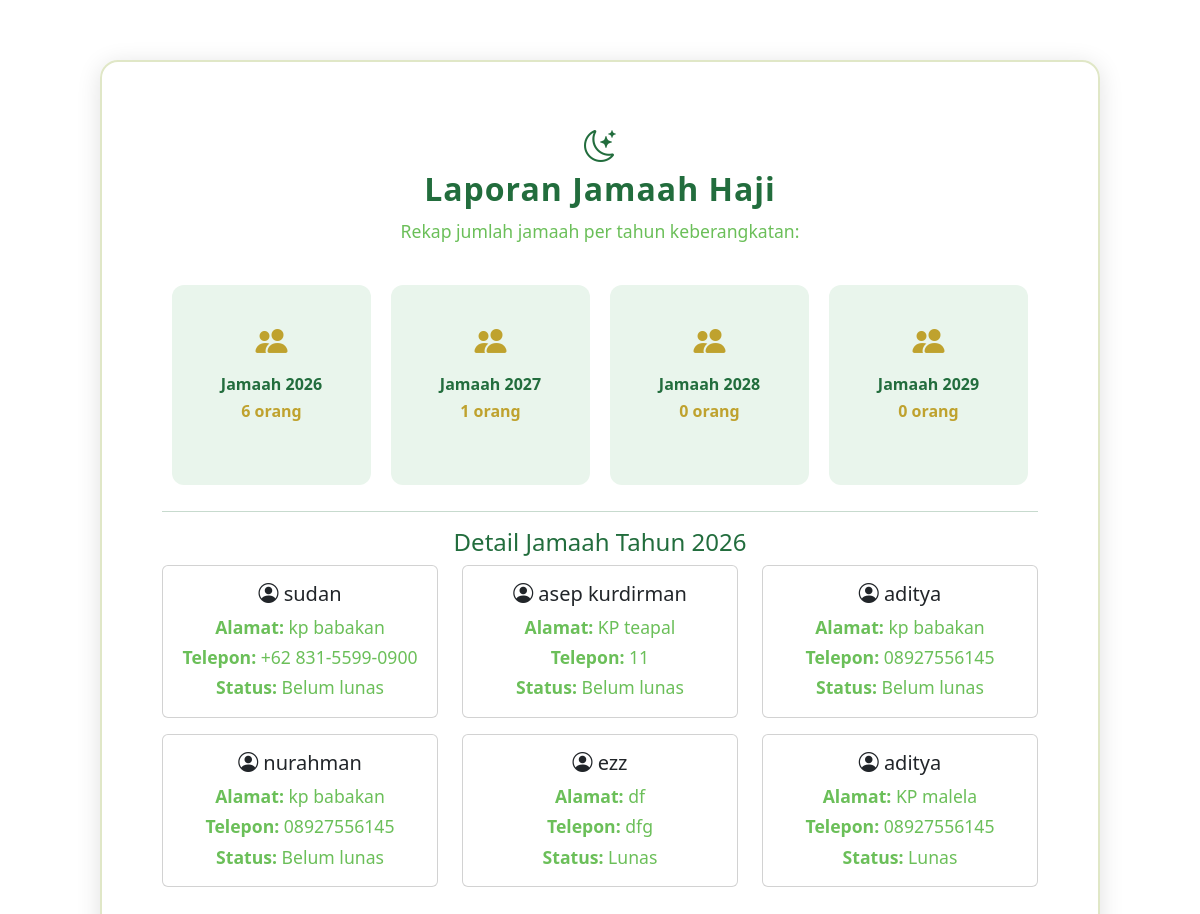
Page /contern/jamaahHaji/laporan.php?tahun=2026 on the committed database.
### tables this page shows
CREATE TABLE `jamaah_haji` (
  `id` int NOT NULL,
  `foto` varchar(100) NOT NULL,
  `nik` varchar(20) NOT NULL,
  `no_porsi` varchar(30) NOT NULL,
  `nama_lengkap` varchar(100) NOT NULL,
  `jenis_kelamin` varchar(20) DEFAULT NULL,
  `tanggal_lahir` date NOT NULL,
  `alamat` varchar(200) DEFAULT NULL,
  `telepon` varchar(30) DEFAULT NULL,
  `no_paspor` varchar(20) DEFAULT NULL,
  `golongan_darah` varchar(5) DEFAULT NULL,
  `penyakit_bawaan` varchar(100) DEFAULT NULL,
  `jadwal_berangkat` date DEFAULT NULL,
  `status` varchar(250) NOT NULL,
  `data_pulang` date DEFAULT NULL,
  `id_pembimbing` int DEFAULT NULL
);

### contern/jamaahHaji/laporan.php (the view, shortened to what this page needs)
<?php
include __DIR__ . '/../../backend/query/read.php';
$jumlah2026 = $conn->query("SELECT COUNT(*) as jml FROM jamaah_haji WHERE YEAR(jadwal_berangkat) = 2026")->fetch_assoc()['jml'];
$jumlah2027 = $conn->query("SELECT COUNT(*) as jml FROM jamaah_haji WHERE YEAR(jadwal_berangkat) = 2027")->fetch_assoc()['jml'];
$jumlah2028 = $conn->query("SELECT COUNT(*) as jml FROM jamaah_haji WHERE YEAR(jadwal_berangkat) = 2028")->fetch_assoc()['jml'];
$jumlah2029 = $conn->query("SELECT COUNT(*) as jml FROM jamaah_haji WHERE YEAR(jadwal_berangkat) = 2029")->fetch_assoc()['jml'];
?>
<!DOCTYPE html>
<html lang="id">
<head>
    <link rel="stylesheet" href="../../jamaahHaji/index.css">
    <link rel="stylesheet" href="https://cdn.jsdelivr.net/npm/bootstrap@5.3.7/dist/css/bootstrap.min.css" />
    <link rel="stylesheet" href="https://cdn.jsdelivr.net/npm/bootstrap-icons@1.13.1/font/bootstrap-icons.min.css" />
    <link rel="stylesheet" href="../dasboard/index.css" />
</head>
<body>
    <div class="conten">
        <span style="font-size:2rem; color:#226d3d;"><i class="bi bi-moon-stars"></i></span>
        <h2>Laporan Jamaah Haji</h2>
        <p>Rekap jumlah jamaah per tahun keberangkatan:</p>
        <div class="d-flex justify-content-center flex-wrap">
            <a href="?tahun=2026" style="text-decoration:none; color:inherit;" class="stat-card">
                <i class="bi bi-people-fill"></i>
                <h5>Jamaah 2026</h5>
                <p><?= $jumlah2026 ?> orang</p>
            </a>
            <a href="?tahun=2027" style="text-decoration:none; color:inherit;" class="stat-card">
                <i class="bi bi-people-fill"></i>
                <h5>Jamaah 2027</h5>
                <p><?= $jumlah2027 ?> orang</p>
            </a>
            <a href="?tahun=2028" style="text-decoration:none; color:inherit;" class="stat-card">
                <i class="bi bi-people-fill"></i>
                <h5>Jamaah 2028</h5>
                <p><?= $jumlah2028 ?> orang</p>
            </a>
            <a href="?tahun=2029" style="text-decoration:none; color:inherit;" class="stat-card">
                <i class="bi bi-people-fill"></i>
                <h5>Jamaah 2029</h5>
                <p><?= $jumlah2029 ?> orang</p>
            </a>
        </div>
        <?php
        if (isset($_GET['tahun'])) {
            $tahun = intval($_GET['tahun']);
            echo "<hr><h4>Detail Jamaah Tahun $tahun</h4>";
            $q = $conn->query("SELECT * FROM jamaah_haji WHERE YEAR(jadwal_berangkat) = $tahun");
            echo '<div class="row">';
            while ($row = $q->fetch_assoc()) {
                echo '<div class="col-md-4 mb-3">';
                echo '<div class="card card-jamaah" onclick="window.location.href=\'detailJamaah.php?id=' . $row['id'] . '\'">';
                echo '<div class="card-body">';
                echo '<h5 class="card-title"><i class="bi bi-person-circle"></i> ' . htmlspecialchars($row['nama_lengkap']) . '</h5>';
                echo '<p class="card-text mb-1"><strong>Alamat:</strong> ' . htmlspecialchars($row['alamat']) . '</p>';
                echo '<p class="card-text mb-1"><strong>Telepon:</strong> ' . htmlspecialchars($row['telepon']) . '</p>';
                echo '<p class="card-text"><strong>Status:</strong> ' . htmlspecialchars($row['status']) . '</p>';
                echo '</div></div></div>';
            }
            echo '</div>';
        }
        ?>
    </div>
</body>
</html>

### index.css (style rules this page uses)
body { height: 100vh; margin: 0; }
a { color: #388e3c; text-decoration: none; }

### contern/dasboard/index.css (style rules this page uses)
body { margin: 0; font-family: 'Segoe UI', sans-serif; background: url('https://images.pexels.com/photos/2291789/pexels-photo-2291789.jpeg') no-repeat center center fixed; background-size: cover; }
.conten { margin: 60px auto; max-width: 1000px; background: rgba(255, 255, 255, 0.85); border-radius: 18px; box-shadow: 0 4px 24px rgba(0, 0, 0, 0.12); padding: 60px 60px; color: #226d3d; text-align: center; border: 2px solid #e0e7c7; }
.conten h2 { color: #226d3d; font-weight: bold; margin-bottom: 10px; letter-spacing: 1px; }
.conten p { color: #6bbf59; font-size: 1.1rem; margin-bottom: 30px; }
.stat-card { background: #e9f5ec; padding: 30px; border-radius: 12px; margin: 10px; flex: 1; min-width: 120px; height: 200px; display: flex; flex-direction: column; justify-content: center; }
.stat-card i { font-size: 2rem; color: #bfa22e; margin-bottom: 10px; }
.stat-card h5 { font-size: 1rem; font-weight: bold; margin-bottom: 5px; color: #226d3d; }
.stat-card p { font-size: 1rem; font-weight: bold; color: #bfa22e; }

### rows in the picture
jamaah_haji: nama_lengkap "sudan", alamat "kp babakan", telepon "+62 831-5599-0900", status "Belum lunas"
jamaah_haji: nama_lengkap "asep kurdirman", alamat "KP teapal", telepon "11", status "Belum lunas"
jamaah_haji: nama_lengkap "aditya", alamat "kp babakan", telepon "08927556145", status "Belum lunas"
jamaah_haji: nama_lengkap "nurahman", alamat "kp babakan", telepon "08927556145", status "Belum lunas"
jamaah_haji: nama_lengkap "ezz", alamat "df", telepon "dfg", status "Lunas"
jamaah_haji: nama_lengkap "aditya", alamat "KP malela", telepon "08927556145", status "Lunas"

### other values in the picture
$jumlah2026 "6"
$jumlah2027 "1"
$jumlah2028 "0"
$jumlah2029 "0"
$tahun "2026"
